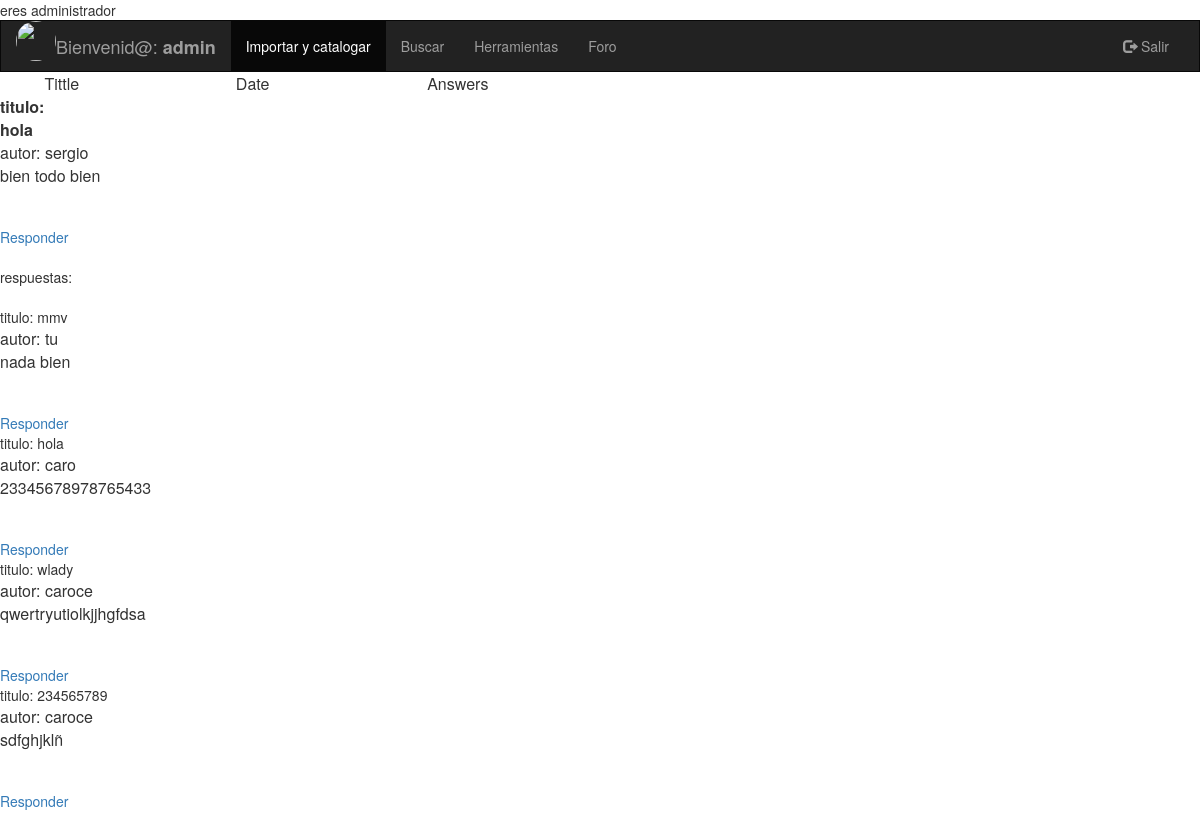
Screenshot of /sgoa/aplicacion/modulos_comunes/foro.php?id=1 (signed in) with the database file from the repository.
### tables this page shows
CREATE TABLE `foro` (
  `ID` int(10) UNSIGNED NOT NULL,
  `autor` varchar(50) NOT NULL,
  `titulo` varchar(50) NOT NULL,
  `mensaje` text NOT NULL,
  `fecha` date NOT NULL,
  `respuestas` int(10) NOT NULL DEFAULT '0',
  `identificador` int(10) NOT NULL DEFAULT '0',
  `ult_respuesta` date DEFAULT NULL,
  `user_id` int(11) DEFAULT NULL
);

### sgoa/aplicacion/clases_negocio/funciones_oa_profesor.php (called while the page is built, shortened)
<?php
function obtener_imagen_pro($usuario) {
    $conexion = new Conexion();
    $statement = 'select pro.ruta_imagen from usuario as us, profesor as pro where us.idUsuario=pro.id_usuario and us.usuario=?';
    $consulta = $conexion->prepare($statement);
    $consulta->setFetchMode(PDO::FETCH_ASSOC);
    $consulta->execute([$usuario]);
    if (isset($imagen)) {
        return $imagen;
    } else {
        return null;
    }
}
?>

### sgoa/aplicacion/modulos_comunes/foro.php (the view, shortened to what this page needs)
<?php
 $usr=0;
?>
<!DOCTYPE html PUBLIC "-//W3C//DTD XHTML 1.0 Transitional//EN" "http://www.w3.org/TR/xhtml1/DTD/xhtml1-transitional.dtd">
<html xmlns="http://www.w3.org/1999/xhtml" lang="es">
    <head>
        <link rel="stylesheet" href="../../plugins/bootstrap/css/bootstrap.min.css"></link>
        <link href="../../intro.js/introjs.css" rel="stylesheet">
    </head>
    <body>
        <nav class="navbar navbar-inverse">
            <div class="container-fluid">
                <div class="navbar-header">
                    <div class="pull-left image">
                        <?php
                            if($usr==1){
                                require_once'../clases_negocio/funciones_oa_estudiante.php';
                            echo "<img id='imgId' src='". obtener_imagen_es($_SESSION['usuario']) . "' width='40' height='40' class='img-circle'>";
                            }else{
                                require_once'../clases_negocio/funciones_oa_profesor.php';
                                echo "<img id='imgId' src='". obtener_imagen_pro($_SESSION['usuario']) . "' width='40' height='40' class='img-circle'>";
                            }
                        ?>
                    </div>
                    <a class="navbar-brand" href="#"> Bienvenid@: <strong><?php echo $_SESSION['usuario'] ?></strong></a>
                </div>
                <div class="collapse navbar-collapse" id="myNavbar">
                    <ul class="nav navbar-nav">
                        <li class="active"><a href="../modulos_profesor/pro_importar_catalogar.php">Importar y catalogar</a></li>
                        <li><a data-step="3" data-intro="Puedes Buscar tus objetos de aprendizaje aquí" href="../modulos_profesor/pro_buscar.php">Buscar</a></li>
                        <li><a data-step="4" data-intro="Puedes encontrar herramientas útiles para crear tus objetos de aprendizaje aquí" href="../modulos_profesor/pro_herramientas.php">Herramientas</a></li>
                        <li><a data-step="5" data-intro="Puedes encontrar o crear temas de discucion" href="../modulos_comunes/index.php">Foro</a></li>
                    </ul>
                    <ul class="nav navbar-nav navbar-right">
                        <li><a href="../../aplicacion/desconectar_sesion.php"><span class="glyphicon glyphicon-log-out"></span> Salir</a></li>
                    </ul>
                </div>
            </div>
        </nav>
<table width="620px">
	<tr>
		<td width="20px"></td>
		<td width="200px">Tittle</td>
		<td width="200px">Date</td>
		<td width="200px">Answers</td>
	</tr>
<?php
	include("conexionBD.php");
	if(isset($_GET["id"]))
	$id = $_GET['id'];
	$query = "SELECT * FROM  foro WHERE ID = '$id' ORDER BY fecha DESC";
	$result = $mysqli->query($query);
	while($row = mysqli_fetch_array($result, MYSQLI_ASSOC)){
		$id = $row['ID'];
		$titulo = $row['titulo'];
		$autor = $row['autor'];
		$mensaje = $row['mensaje'];
		$respuestas = $row['respuestas'];
		echo "<tr><td><b>titulo: $titulo</b></tr></td>";
		echo "<table>";
		echo "<tr><td>autor: $autor</td></tr>";
		echo "<tr><td>$mensaje</td></tr>";
		echo "</table>";
		echo "<br /><br /><a href='formulario.php?id&respuestas=$respuestas&identificador=$id'>Responder</a><br />";
	}
	$query2 = "SELECT * FROM  foro WHERE identificador = '$id' ORDER BY fecha DESC";
	$result2 = $mysqli->query($query2);
	echo "<br />respuestas:<br /><br />";
	while($row = mysqli_fetch_array($result2, MYSQLI_ASSOC)){
		$id = $row['ID'];
		$titulo = $row['titulo'];
		$autor = $row['autor'];
		$mensaje = $row['mensaje'];
		$respuestas = $row['respuestas'];
		echo "<tr><td>titulo: $titulo</tr></td>";
		echo "<table>";
		echo "<tr><td>autor: $autor</td></tr>";
		echo "<tr><td>$mensaje</td></tr>";
		echo "</table>";
		echo "<br /><br /><a href='formulario.php?id&respuestas=$respuestas&identificador=$id'>Responder</a><br />";
	}
?>

### sgoa/aplicacion/modulos_comunes/foro.php (style rules this page uses)
.navbar { margin-bottom: 0; border-radius: 0; }
html { min-height: 100%; position: relative; }
body { margin:0; margin-bottom: 40px; }

### rows the page displays
foro: titulo "hola", autor "sergio", mensaje "bien todo bien"
foro: titulo "mmv", autor "tu", mensaje "nada bien"
foro: titulo "hola", autor "caro", mensaje "23345678978765433"
foro: titulo "wlady", autor "caroce", mensaje "qwertryutiolkjjhgfdsa"
foro: titulo "234565789", autor "caroce", mensaje "sdfghjklñ"

### other values shown
$_SESSION['usuario'] "admin"
